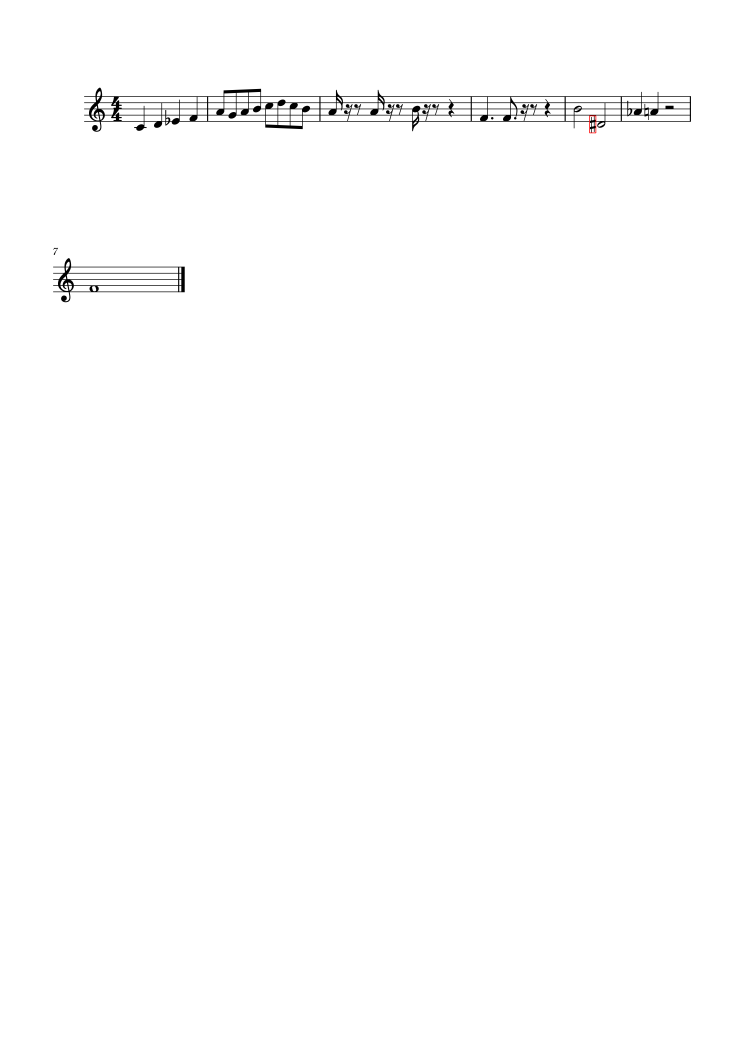
#> input picture sharp_rectangles_img.png, 2977 x 4208 px (shown at 1/4 size)
$ python -i helper_methods.py   (imports and definitions only)
#> lines starting #> are read from the running program, lines starting #| are printed output that depends on the picture
#> further down, picture is the input picture: shape (4208, 2977, 3); mean B, G, R 253.3, 253.3, 253.3
import cv2
import random
import numpy as np
from sklearn import svm

# List of maps and needed variables #

#  ######### Variables ##########
random_seed = 42
# [1 line not run here, left out]
target_img_size = (32, 32)
# [1 line not run here, left out]
classifiers = {
    'SVM': svm.LinearSVC(random_state=random_seed)
}

direct_labels = [
    'x',
    'b',
    'clef',
    'dot',
    'hash',
    'd',
    't_2',
    't_4',
    'symbol_bb',
    'barline']
direct_texts = {
    'x': '##',
    'b': '&',
    'hash': '#',
    'd': '',
    'symbol_bb': '&&',
    'dot': '.',
    'clef': '',
    't_2': '2',
    't_4': '4',
    'barline': ''}

chords_order = 'cdefgabcdefgab'
direct_a = {
    'a_1': '/1',
    'a_2': '/2',
    'a_4': '/4',
    'a_8': '/8',
    'a_16': '/16',
    'a_32': '/32',
    'a_2_flipped': '/2',
    'a_4_flipped': '/4',
    'a_8_flipped': '/8',
    'a_16_flipped': '/16',
    'a_32_flipped': '/32'}


def clean_and_cut(img):
    img[img > 200] = 255
    img[img <= 200] = 0

    img = 255 - img
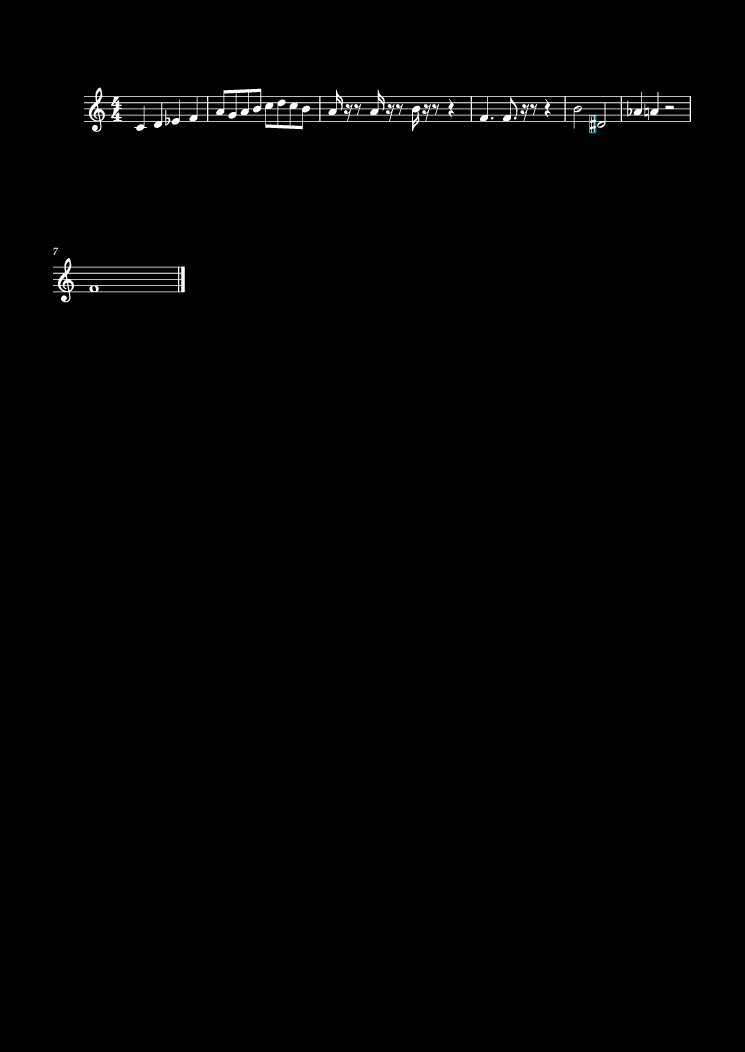
#> img: shape (4208, 2977, 3) (shown at 1/4 size); mean B, G, R 1.9, 1.9, 1.9

#> (the run stopped early here; a loop or call above may not have finished)
